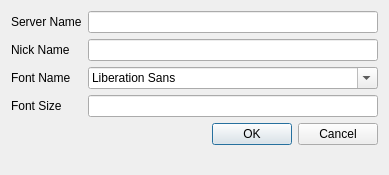
<?xml version="1.0" encoding="UTF-8"?>
<ui version="4.0">
 <class>Dialog</class>
 <widget class="QDialog" name="Dialog">
  <property name="geometry">
   <rect>
    <x>0</x>
    <y>0</y>
    <width>389</width>
    <height>175</height>
   </rect>
  </property>
  <property name="windowTitle">
   <string>Dialog</string>
  </property>
  <layout class="QFormLayout" name="formLayout">
   <item row="0" column="0">
    <widget class="QLabel" name="lbl_ServerName">
     <property name="text">
      <string>Server Name</string>
     </property>
    </widget>
   </item>
   <item row="0" column="1">
    <widget class="QLineEdit" name="txt_ServerName"/>
   </item>
   <item row="4" column="1">
    <widget class="QDialogButtonBox" name="buttonBox">
     <property name="orientation">
      <enum>Qt::Horizontal</enum>
     </property>
     <property name="standardButtons">
      <set>QDialogButtonBox::Cancel|QDialogButtonBox::Ok</set>
     </property>
     <property name="centerButtons">
      <bool>false</bool>
     </property>
    </widget>
   </item>
   <item row="1" column="0">
    <widget class="QLabel" name="lbl_NickName">
     <property name="text">
      <string>Nick Name</string>
     </property>
    </widget>
   </item>
   <item row="1" column="1">
    <widget class="QLineEdit" name="txt_Nickname"/>
   </item>
   <item row="2" column="0">
    <widget class="QLabel" name="label">
     <property name="text">
      <string>Font Name</string>
     </property>
    </widget>
   </item>
   <item row="2" column="1">
    <widget class="QFontComboBox" name="fontComboBox"/>
   </item>
   <item row="3" column="0">
    <widget class="QLabel" name="lbl_FontSize">
     <property name="text">
      <string>Font Size</string>
     </property>
    </widget>
   </item>
   <item row="3" column="1">
    <widget class="QLineEdit" name="txt_FontSize"/>
   </item>
  </layout>
 </widget>
 <resources/>
 <connections>
  <connection>
   <sender>buttonBox</sender>
   <signal>accepted()</signal>
   <receiver>Dialog</receiver>
   <slot>accept()</slot>
   <hints>
    <hint type="sourcelabel">
     <x>248</x>
     <y>254</y>
    </hint>
    <hint type="destinationlabel">
     <x>157</x>
     <y>274</y>
    </hint>
   </hints>
  </connection>
  <connection>
   <sender>buttonBox</sender>
   <signal>rejected()</signal>
   <receiver>Dialog</receiver>
   <slot>reject()</slot>
   <hints>
    <hint type="sourcelabel">
     <x>316</x>
     <y>260</y>
    </hint>
    <hint type="destinationlabel">
     <x>286</x>
     <y>274</y>
    </hint>
   </hints>
  </connection>
 </connections>
</ui>
